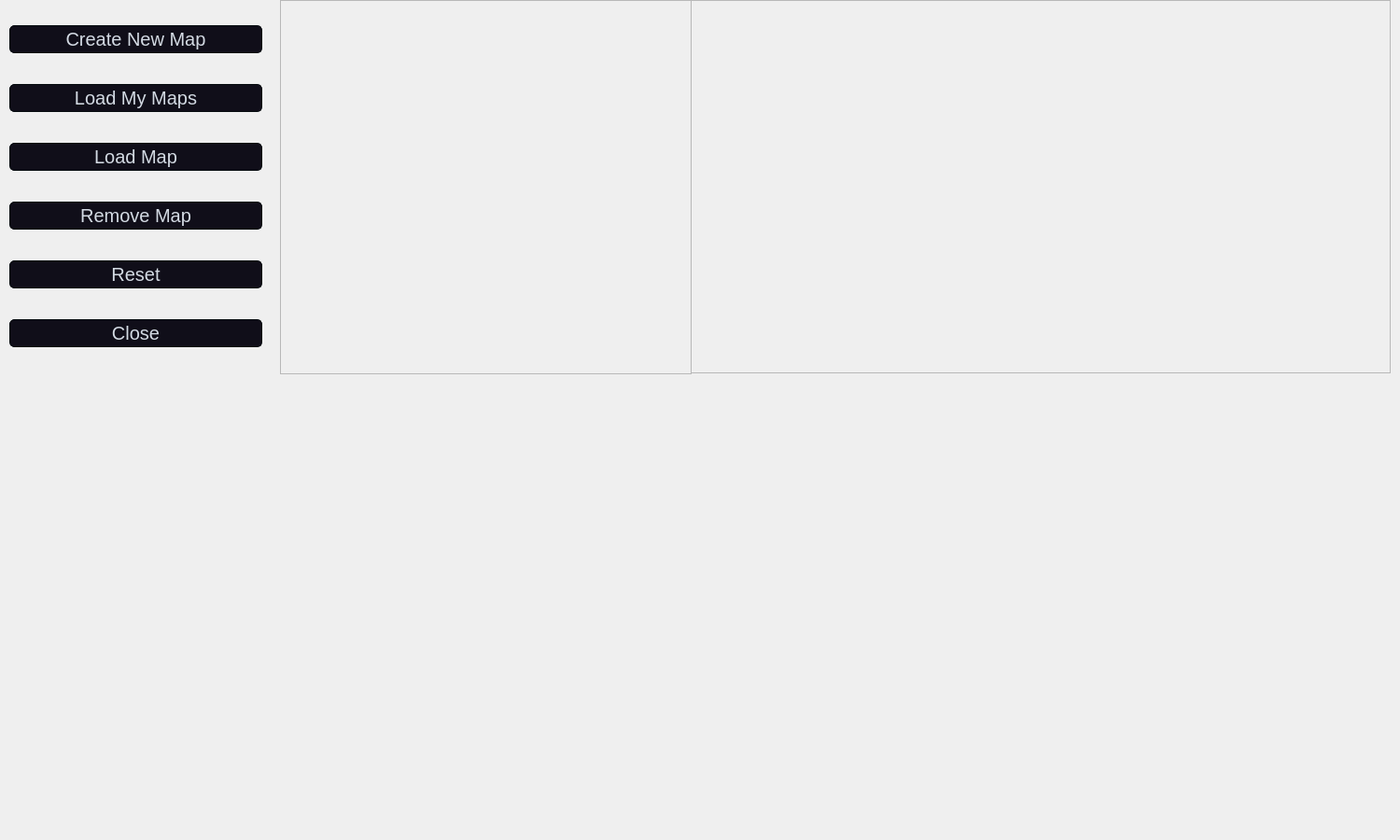
<?xml version="1.0" encoding="UTF-8"?>
<ui version="4.0">
 <class>MainWindow</class>
 <widget class="QMainWindow" name="MainWindow">
  <property name="geometry">
   <rect>
    <x>0</x>
    <y>0</y>
    <width>1500</width>
    <height>900</height>
   </rect>
  </property>
  <property name="minimumSize">
   <size>
    <width>1500</width>
    <height>900</height>
   </size>
  </property>
  <property name="maximumSize">
   <size>
    <width>1500</width>
    <height>900</height>
   </size>
  </property>
  <property name="windowTitle">
   <string>Skeyd</string>
  </property>
  <property name="styleSheet">
   <string notr="true">/*
Neon Style Sheet for QT Applications (QpushButton)
Author: Jaime A. Quiroga P.
Company: GTRONICK
Last updated: 24/10/2020, 15:42.
Available at: https://github.com/GTRONICK/QSS/blob/master/NeonButtons.qss
*/
QPushButton{
	border-style: solid;
	border-color: #050a0e;
	border-width: 1px;
	border-radius: 5px;
	color: #d3dae3;
	padding: 2px;
	background-color: #100E19;
}
QPushButton::default{
	border-style: solid;
	border-color: #050a0e;
	border-width: 1px;
	border-radius: 5px;
	color: #FFFFFF;
	padding: 2px;
	background-color: #151a1e;
}
QPushButton:hover{
	border-style: solid;
	border-top-color: qlineargradient(spread:pad, x1:0, y1:1, x2:1, y2:1, stop:0 #C0DB50, stop:0.4 #C0DB50, stop:0.5 #100E19, stop:1 #100E19);
    border-bottom-color: qlineargradient(spread:pad, x1:0, y1:1, x2:1, y2:1, stop:0 #100E19, stop:0.5 #100E19, stop:0.6 #C0DB50, stop:1 #C0DB50);
    border-left-color: qlineargradient(spread:pad, x1:0, y1:0, x2:0, y2:1, stop:0 #C0DB50, stop:0.3 #C0DB50, stop:0.7 #100E19, stop:1 #100E19);
    border-right-color: qlineargradient(spread:pad, x1:0, y1:1, x2:0, y2:0, stop:0 #C0DB50, stop:0.3 #C0DB50, stop:0.7 #100E19, stop:1 #100E19);
	border-width: 2px;
    border-radius: 1px;
	color: #d3dae3;
	padding: 2px;
}
QPushButton:pressed{
	border-style: solid;
	border-top-color: qlineargradient(spread:pad, x1:0, y1:1, x2:1, y2:1, stop:0 #d33af1, stop:0.4 #d33af1, stop:0.5 #100E19, stop:1 #100E19);
    border-bottom-color: qlineargradient(spread:pad, x1:0, y1:1, x2:1, y2:1, stop:0 #100E19, stop:0.5 #100E19, stop:0.6 #d33af1, stop:1 #d33af1);
    border-left-color: qlineargradient(spread:pad, x1:0, y1:0, x2:0, y2:1, stop:0 #d33af1, stop:0.3 #d33af1, stop:0.7 #100E19, stop:1 #100E19);
    border-right-color: qlineargradient(spread:pad, x1:0, y1:1, x2:0, y2:0, stop:0 #d33af1, stop:0.3 #d33af1, stop:0.7 #100E19, stop:1 #100E19);
	border-width: 2px;
    border-radius: 1px;
	color: #d3dae3;
	padding: 2px;
}</string>
  </property>
  <widget class="QWidget" name="centralwidget">
   <widget class="QScrollArea" name="scrollArea">
    <property name="geometry">
     <rect>
      <x>740</x>
      <y>0</y>
      <width>750</width>
      <height>400</height>
     </rect>
    </property>
    <property name="autoFillBackground">
     <bool>true</bool>
    </property>
    <property name="styleSheet">
     <string notr="true">/*
Neon Style Sheet for QT Applications (QpushButton)
Author: Jaime A. Quiroga P.
Company: GTRONICK
Last updated: 24/10/2020, 15:42.
Available at: https://github.com/GTRONICK/QSS/blob/master/NeonButtons.qss
*/
QPushButton{
	border-style: solid;
	border-color: #050a0e;
	border-width: 1px;
	border-radius: 5px;
	color: #d3dae3;
	padding: 2px;
	background-color: #100E19;
}
QPushButton::default{
	border-style: solid;
	border-color: #050a0e;
	border-width: 1px;
	border-radius: 5px;
	color: #FFFFFF;
	padding: 2px;
	background-color: #151a1e;
}
QPushButton:hover{
	border-style: solid;
	border-top-color: qlineargradient(spread:pad, x1:0, y1:1, x2:1, y2:1, stop:0 #C0DB50, stop:0.4 #C0DB50, stop:0.5 #100E19, stop:1 #100E19);
    border-bottom-color: qlineargradient(spread:pad, x1:0, y1:1, x2:1, y2:1, stop:0 #100E19, stop:0.5 #100E19, stop:0.6 #C0DB50, stop:1 #C0DB50);
    border-left-color: qlineargradient(spread:pad, x1:0, y1:0, x2:0, y2:1, stop:0 #C0DB50, stop:0.3 #C0DB50, stop:0.7 #100E19, stop:1 #100E19);
    border-right-color: qlineargradient(spread:pad, x1:0, y1:1, x2:0, y2:0, stop:0 #C0DB50, stop:0.3 #C0DB50, stop:0.7 #100E19, stop:1 #100E19);
	border-width: 2px;
    border-radius: 1px;
	color: #d3dae3;
	padding: 2px;
}
QPushButton:pressed{
	border-style: solid;
	border-top-color: qlineargradient(spread:pad, x1:0, y1:1, x2:1, y2:1, stop:0 #d33af1, stop:0.4 #d33af1, stop:0.5 #100E19, stop:1 #100E19);
    border-bottom-color: qlineargradient(spread:pad, x1:0, y1:1, x2:1, y2:1, stop:0 #100E19, stop:0.5 #100E19, stop:0.6 #d33af1, stop:1 #d33af1);
    border-left-color: qlineargradient(spread:pad, x1:0, y1:0, x2:0, y2:1, stop:0 #d33af1, stop:0.3 #d33af1, stop:0.7 #100E19, stop:1 #100E19);
    border-right-color: qlineargradient(spread:pad, x1:0, y1:1, x2:0, y2:0, stop:0 #d33af1, stop:0.3 #d33af1, stop:0.7 #100E19, stop:1 #100E19);
	border-width: 2px;
    border-radius: 1px;
	color: #d3dae3;
	padding: 2px;
}</string>
    </property>
    <property name="widgetResizable">
     <bool>true</bool>
    </property>
    <widget class="QWidget" name="scrollAreaWidgetContents">
     <property name="geometry">
      <rect>
       <x>0</x>
       <y>0</y>
       <width>748</width>
       <height>398</height>
      </rect>
     </property>
     <property name="styleSheet">
      <string notr="true">/*
Neon Style Sheet for QT Applications (QpushButton)
Author: Jaime A. Quiroga P.
Company: GTRONICK
Last updated: 24/10/2020, 15:42.
Available at: https://github.com/GTRONICK/QSS/blob/master/NeonButtons.qss
*/
QPushButton{
	border-style: solid;
	border-color: #050a0e;
	border-width: 1px;
	border-radius: 5px;
	color: #d3dae3;
	padding: 2px;
	background-color: #100E19;
}
QPushButton::default{
	border-style: solid;
	border-color: #050a0e;
	border-width: 1px;
	border-radius: 5px;
	color: #FFFFFF;
	padding: 2px;
	background-color: #151a1e;
}
QPushButton:hover{
	border-style: solid;
	border-top-color: qlineargradient(spread:pad, x1:0, y1:1, x2:1, y2:1, stop:0 #C0DB50, stop:0.4 #C0DB50, stop:0.5 #100E19, stop:1 #100E19);
    border-bottom-color: qlineargradient(spread:pad, x1:0, y1:1, x2:1, y2:1, stop:0 #100E19, stop:0.5 #100E19, stop:0.6 #C0DB50, stop:1 #C0DB50);
    border-left-color: qlineargradient(spread:pad, x1:0, y1:0, x2:0, y2:1, stop:0 #C0DB50, stop:0.3 #C0DB50, stop:0.7 #100E19, stop:1 #100E19);
    border-right-color: qlineargradient(spread:pad, x1:0, y1:1, x2:0, y2:0, stop:0 #C0DB50, stop:0.3 #C0DB50, stop:0.7 #100E19, stop:1 #100E19);
	border-width: 2px;
    border-radius: 1px;
	color: #d3dae3;
	padding: 2px;
}
QPushButton:pressed{
	border-style: solid;
	border-top-color: qlineargradient(spread:pad, x1:0, y1:1, x2:1, y2:1, stop:0 #d33af1, stop:0.4 #d33af1, stop:0.5 #100E19, stop:1 #100E19);
    border-bottom-color: qlineargradient(spread:pad, x1:0, y1:1, x2:1, y2:1, stop:0 #100E19, stop:0.5 #100E19, stop:0.6 #d33af1, stop:1 #d33af1);
    border-left-color: qlineargradient(spread:pad, x1:0, y1:0, x2:0, y2:1, stop:0 #d33af1, stop:0.3 #d33af1, stop:0.7 #100E19, stop:1 #100E19);
    border-right-color: qlineargradient(spread:pad, x1:0, y1:1, x2:0, y2:0, stop:0 #d33af1, stop:0.3 #d33af1, stop:0.7 #100E19, stop:1 #100E19);
	border-width: 2px;
    border-radius: 1px;
	color: #d3dae3;
	padding: 2px;
}</string>
     </property>
    </widget>
   </widget>
   <widget class="QWidget" name="layoutWidget">
    <property name="geometry">
     <rect>
      <x>10</x>
      <y>0</y>
      <width>271</width>
      <height>401</height>
     </rect>
    </property>
    <layout class="QVBoxLayout" name="verticalLayout">
     <item>
      <widget class="QPushButton" name="CreateNewMap">
       <property name="font">
        <font>
         <pointsize>15</pointsize>
        </font>
       </property>
       <property name="mouseTracking">
        <bool>true</bool>
       </property>
       <property name="styleSheet">
        <string notr="true">/*
Neon Style Sheet for QT Applications (QpushButton)
Author: Jaime A. Quiroga P.
Company: GTRONICK
Last updated: 24/10/2020, 15:42.
Available at: https://github.com/GTRONICK/QSS/blob/master/NeonButtons.qss
*/
QPushButton{
	border-style: solid;
	border-color: #050a0e;
	border-width: 1px;
	border-radius: 5px;
	color: #d3dae3;
	padding: 2px;
	background-color: #100E19;
}
QPushButton::default{
	border-style: solid;
	border-color: #050a0e;
	border-width: 1px;
	border-radius: 5px;
	color: #FFFFFF;
	padding: 2px;
	background-color: #151a1e;
}
QPushButton:hover{
	border-style: solid;
	border-top-color: qlineargradient(spread:pad, x1:0, y1:1, x2:1, y2:1, stop:0 #C0DB50, stop:0.4 #C0DB50, stop:0.5 #100E19, stop:1 #100E19);
    border-bottom-color: qlineargradient(spread:pad, x1:0, y1:1, x2:1, y2:1, stop:0 #100E19, stop:0.5 #100E19, stop:0.6 #C0DB50, stop:1 #C0DB50);
    border-left-color: qlineargradient(spread:pad, x1:0, y1:0, x2:0, y2:1, stop:0 #C0DB50, stop:0.3 #C0DB50, stop:0.7 #100E19, stop:1 #100E19);
    border-right-color: qlineargradient(spread:pad, x1:0, y1:1, x2:0, y2:0, stop:0 #C0DB50, stop:0.3 #C0DB50, stop:0.7 #100E19, stop:1 #100E19);
	border-width: 2px;
    border-radius: 1px;
	color: #d3dae3;
	padding: 2px;
}
QPushButton:pressed{
	border-style: solid;
	border-top-color: qlineargradient(spread:pad, x1:0, y1:1, x2:1, y2:1, stop:0 #d33af1, stop:0.4 #d33af1, stop:0.5 #100E19, stop:1 #100E19);
    border-bottom-color: qlineargradient(spread:pad, x1:0, y1:1, x2:1, y2:1, stop:0 #100E19, stop:0.5 #100E19, stop:0.6 #d33af1, stop:1 #d33af1);
    border-left-color: qlineargradient(spread:pad, x1:0, y1:0, x2:0, y2:1, stop:0 #d33af1, stop:0.3 #d33af1, stop:0.7 #100E19, stop:1 #100E19);
    border-right-color: qlineargradient(spread:pad, x1:0, y1:1, x2:0, y2:0, stop:0 #d33af1, stop:0.3 #d33af1, stop:0.7 #100E19, stop:1 #100E19);
	border-width: 2px;
    border-radius: 1px;
	color: #d3dae3;
	padding: 2px;
}</string>
       </property>
       <property name="text">
        <string>Create New Map</string>
       </property>
       <property name="checkable">
        <bool>false</bool>
       </property>
      </widget>
     </item>
     <item>
      <widget class="QPushButton" name="LoadMyMaps">
       <property name="font">
        <font>
         <pointsize>15</pointsize>
        </font>
       </property>
       <property name="styleSheet">
        <string notr="true">/*
Neon Style Sheet for QT Applications (QpushButton)
Author: Jaime A. Quiroga P.
Company: GTRONICK
Last updated: 24/10/2020, 15:42.
Available at: https://github.com/GTRONICK/QSS/blob/master/NeonButtons.qss
*/
QPushButton{
	border-style: solid;
	border-color: #050a0e;
	border-width: 1px;
	border-radius: 5px;
	color: #d3dae3;
	padding: 2px;
	background-color: #100E19;
}
QPushButton::default{
	border-style: solid;
	border-color: #050a0e;
	border-width: 1px;
	border-radius: 5px;
	color: #FFFFFF;
	padding: 2px;
	background-color: #151a1e;
}
QPushButton:hover{
	border-style: solid;
	border-top-color: qlineargradient(spread:pad, x1:0, y1:1, x2:1, y2:1, stop:0 #C0DB50, stop:0.4 #C0DB50, stop:0.5 #100E19, stop:1 #100E19);
    border-bottom-color: qlineargradient(spread:pad, x1:0, y1:1, x2:1, y2:1, stop:0 #100E19, stop:0.5 #100E19, stop:0.6 #C0DB50, stop:1 #C0DB50);
    border-left-color: qlineargradient(spread:pad, x1:0, y1:0, x2:0, y2:1, stop:0 #C0DB50, stop:0.3 #C0DB50, stop:0.7 #100E19, stop:1 #100E19);
    border-right-color: qlineargradient(spread:pad, x1:0, y1:1, x2:0, y2:0, stop:0 #C0DB50, stop:0.3 #C0DB50, stop:0.7 #100E19, stop:1 #100E19);
	border-width: 2px;
    border-radius: 1px;
	color: #d3dae3;
	padding: 2px;
}
QPushButton:pressed{
	border-style: solid;
	border-top-color: qlineargradient(spread:pad, x1:0, y1:1, x2:1, y2:1, stop:0 #d33af1, stop:0.4 #d33af1, stop:0.5 #100E19, stop:1 #100E19);
    border-bottom-color: qlineargradient(spread:pad, x1:0, y1:1, x2:1, y2:1, stop:0 #100E19, stop:0.5 #100E19, stop:0.6 #d33af1, stop:1 #d33af1);
    border-left-color: qlineargradient(spread:pad, x1:0, y1:0, x2:0, y2:1, stop:0 #d33af1, stop:0.3 #d33af1, stop:0.7 #100E19, stop:1 #100E19);
    border-right-color: qlineargradient(spread:pad, x1:0, y1:1, x2:0, y2:0, stop:0 #d33af1, stop:0.3 #d33af1, stop:0.7 #100E19, stop:1 #100E19);
	border-width: 2px;
    border-radius: 1px;
	color: #d3dae3;
	padding: 2px;
}</string>
       </property>
       <property name="text">
        <string>Load My Maps</string>
       </property>
       <property name="checkable">
        <bool>false</bool>
       </property>
      </widget>
     </item>
     <item>
      <widget class="QPushButton" name="LoadMap">
       <property name="sizePolicy">
        <sizepolicy hsizetype="Minimum" vsizetype="Maximum">
         <horstretch>0</horstretch>
         <verstretch>0</verstretch>
        </sizepolicy>
       </property>
       <property name="minimumSize">
        <size>
         <width>0</width>
         <height>0</height>
        </size>
       </property>
       <property name="font">
        <font>
         <pointsize>15</pointsize>
         <bold>false</bold>
         <underline>false</underline>
         <strikeout>false</strikeout>
         <kerning>true</kerning>
        </font>
       </property>
       <property name="styleSheet">
        <string notr="true">/*
Neon Style Sheet for QT Applications (QpushButton)
Author: Jaime A. Quiroga P.
Company: GTRONICK
Last updated: 24/10/2020, 15:42.
Available at: https://github.com/GTRONICK/QSS/blob/master/NeonButtons.qss
*/
QPushButton{
	border-style: solid;
	border-color: #050a0e;
	border-width: 1px;
	border-radius: 5px;
	color: #d3dae3;
	padding: 2px;
	background-color: #100E19;
}
QPushButton::default{
	border-style: solid;
	border-color: #050a0e;
	border-width: 1px;
	border-radius: 5px;
	color: #FFFFFF;
	padding: 2px;
	background-color: #151a1e;
}
QPushButton:hover{
	border-style: solid;
	border-top-color: qlineargradient(spread:pad, x1:0, y1:1, x2:1, y2:1, stop:0 #C0DB50, stop:0.4 #C0DB50, stop:0.5 #100E19, stop:1 #100E19);
    border-bottom-color: qlineargradient(spread:pad, x1:0, y1:1, x2:1, y2:1, stop:0 #100E19, stop:0.5 #100E19, stop:0.6 #C0DB50, stop:1 #C0DB50);
    border-left-color: qlineargradient(spread:pad, x1:0, y1:0, x2:0, y2:1, stop:0 #C0DB50, stop:0.3 #C0DB50, stop:0.7 #100E19, stop:1 #100E19);
    border-right-color: qlineargradient(spread:pad, x1:0, y1:1, x2:0, y2:0, stop:0 #C0DB50, stop:0.3 #C0DB50, stop:0.7 #100E19, stop:1 #100E19);
	border-width: 2px;
    border-radius: 1px;
	color: #d3dae3;
	padding: 2px;
}
QPushButton:pressed{
	border-style: solid;
	border-top-color: qlineargradient(spread:pad, x1:0, y1:1, x2:1, y2:1, stop:0 #d33af1, stop:0.4 #d33af1, stop:0.5 #100E19, stop:1 #100E19);
    border-bottom-color: qlineargradient(spread:pad, x1:0, y1:1, x2:1, y2:1, stop:0 #100E19, stop:0.5 #100E19, stop:0.6 #d33af1, stop:1 #d33af1);
    border-left-color: qlineargradient(spread:pad, x1:0, y1:0, x2:0, y2:1, stop:0 #d33af1, stop:0.3 #d33af1, stop:0.7 #100E19, stop:1 #100E19);
    border-right-color: qlineargradient(spread:pad, x1:0, y1:1, x2:0, y2:0, stop:0 #d33af1, stop:0.3 #d33af1, stop:0.7 #100E19, stop:1 #100E19);
	border-width: 2px;
    border-radius: 1px;
	color: #d3dae3;
	padding: 2px;
}</string>
       </property>
       <property name="text">
        <string>Load Map</string>
       </property>
       <property name="checkable">
        <bool>false</bool>
       </property>
       <property name="autoRepeat">
        <bool>false</bool>
       </property>
       <property name="autoDefault">
        <bool>false</bool>
       </property>
       <property name="default">
        <bool>false</bool>
       </property>
      </widget>
     </item>
     <item>
      <widget class="QPushButton" name="RemoveConfigFile">
       <property name="font">
        <font>
         <pointsize>15</pointsize>
        </font>
       </property>
       <property name="styleSheet">
        <string notr="true">/*
Neon Style Sheet for QT Applications (QpushButton)
Author: Jaime A. Quiroga P.
Company: GTRONICK
Last updated: 24/10/2020, 15:42.
Available at: https://github.com/GTRONICK/QSS/blob/master/NeonButtons.qss
*/
QPushButton{
	border-style: solid;
	border-color: #050a0e;
	border-width: 1px;
	border-radius: 5px;
	color: #d3dae3;
	padding: 2px;
	background-color: #100E19;
}
QPushButton::default{
	border-style: solid;
	border-color: #050a0e;
	border-width: 1px;
	border-radius: 5px;
	color: #FFFFFF;
	padding: 2px;
	background-color: #151a1e;
}
QPushButton:hover{
	border-style: solid;
	border-top-color: qlineargradient(spread:pad, x1:0, y1:1, x2:1, y2:1, stop:0 #C0DB50, stop:0.4 #C0DB50, stop:0.5 #100E19, stop:1 #100E19);
    border-bottom-color: qlineargradient(spread:pad, x1:0, y1:1, x2:1, y2:1, stop:0 #100E19, stop:0.5 #100E19, stop:0.6 #C0DB50, stop:1 #C0DB50);
    border-left-color: qlineargradient(spread:pad, x1:0, y1:0, x2:0, y2:1, stop:0 #C0DB50, stop:0.3 #C0DB50, stop:0.7 #100E19, stop:1 #100E19);
    border-right-color: qlineargradient(spread:pad, x1:0, y1:1, x2:0, y2:0, stop:0 #C0DB50, stop:0.3 #C0DB50, stop:0.7 #100E19, stop:1 #100E19);
	border-width: 2px;
    border-radius: 1px;
	color: #d3dae3;
	padding: 2px;
}
QPushButton:pressed{
	border-style: solid;
	border-top-color: qlineargradient(spread:pad, x1:0, y1:1, x2:1, y2:1, stop:0 #d33af1, stop:0.4 #d33af1, stop:0.5 #100E19, stop:1 #100E19);
    border-bottom-color: qlineargradient(spread:pad, x1:0, y1:1, x2:1, y2:1, stop:0 #100E19, stop:0.5 #100E19, stop:0.6 #d33af1, stop:1 #d33af1);
    border-left-color: qlineargradient(spread:pad, x1:0, y1:0, x2:0, y2:1, stop:0 #d33af1, stop:0.3 #d33af1, stop:0.7 #100E19, stop:1 #100E19);
    border-right-color: qlineargradient(spread:pad, x1:0, y1:1, x2:0, y2:0, stop:0 #d33af1, stop:0.3 #d33af1, stop:0.7 #100E19, stop:1 #100E19);
	border-width: 2px;
    border-radius: 1px;
	color: #d3dae3;
	padding: 2px;
}</string>
       </property>
       <property name="text">
        <string>Remove Map</string>
       </property>
      </widget>
     </item>
     <item>
      <widget class="QPushButton" name="Reset">
       <property name="font">
        <font>
         <pointsize>15</pointsize>
        </font>
       </property>
       <property name="styleSheet">
        <string notr="true">/*
Neon Style Sheet for QT Applications (QpushButton)
Author: Jaime A. Quiroga P.
Company: GTRONICK
Last updated: 24/10/2020, 15:42.
Available at: https://github.com/GTRONICK/QSS/blob/master/NeonButtons.qss
*/
QPushButton{
	border-style: solid;
	border-color: #050a0e;
	border-width: 1px;
	border-radius: 5px;
	color: #d3dae3;
	padding: 2px;
	background-color: #100E19;
}
QPushButton::default{
	border-style: solid;
	border-color: #050a0e;
	border-width: 1px;
	border-radius: 5px;
	color: #FFFFFF;
	padding: 2px;
	background-color: #151a1e;
}
QPushButton:hover{
	border-style: solid;
	border-top-color: qlineargradient(spread:pad, x1:0, y1:1, x2:1, y2:1, stop:0 #C0DB50, stop:0.4 #C0DB50, stop:0.5 #100E19, stop:1 #100E19);
    border-bottom-color: qlineargradient(spread:pad, x1:0, y1:1, x2:1, y2:1, stop:0 #100E19, stop:0.5 #100E19, stop:0.6 #C0DB50, stop:1 #C0DB50);
    border-left-color: qlineargradient(spread:pad, x1:0, y1:0, x2:0, y2:1, stop:0 #C0DB50, stop:0.3 #C0DB50, stop:0.7 #100E19, stop:1 #100E19);
    border-right-color: qlineargradient(spread:pad, x1:0, y1:1, x2:0, y2:0, stop:0 #C0DB50, stop:0.3 #C0DB50, stop:0.7 #100E19, stop:1 #100E19);
	border-width: 2px;
    border-radius: 1px;
	color: #d3dae3;
	padding: 2px;
}
QPushButton:pressed{
	border-style: solid;
	border-top-color: qlineargradient(spread:pad, x1:0, y1:1, x2:1, y2:1, stop:0 #d33af1, stop:0.4 #d33af1, stop:0.5 #100E19, stop:1 #100E19);
    border-bottom-color: qlineargradient(spread:pad, x1:0, y1:1, x2:1, y2:1, stop:0 #100E19, stop:0.5 #100E19, stop:0.6 #d33af1, stop:1 #d33af1);
    border-left-color: qlineargradient(spread:pad, x1:0, y1:0, x2:0, y2:1, stop:0 #d33af1, stop:0.3 #d33af1, stop:0.7 #100E19, stop:1 #100E19);
    border-right-color: qlineargradient(spread:pad, x1:0, y1:1, x2:0, y2:0, stop:0 #d33af1, stop:0.3 #d33af1, stop:0.7 #100E19, stop:1 #100E19);
	border-width: 2px;
    border-radius: 1px;
	color: #d3dae3;
	padding: 2px;
}</string>
       </property>
       <property name="text">
        <string>Reset</string>
       </property>
      </widget>
     </item>
     <item>
      <widget class="QPushButton" name="CloseWindow">
       <property name="font">
        <font>
         <pointsize>15</pointsize>
        </font>
       </property>
       <property name="styleSheet">
        <string notr="true">/*
Neon Style Sheet for QT Applications (QpushButton)
Author: Jaime A. Quiroga P.
Company: GTRONICK
Last updated: 24/10/2020, 15:42.
Available at: https://github.com/GTRONICK/QSS/blob/master/NeonButtons.qss
*/
QPushButton{
	border-style: solid;
	border-color: #050a0e;
	border-width: 1px;
	border-radius: 5px;
	color: #d3dae3;
	padding: 2px;
	background-color: #100E19;
}
QPushButton::default{
	border-style: solid;
	border-color: #050a0e;
	border-width: 1px;
	border-radius: 5px;
	color: #FFFFFF;
	padding: 2px;
	background-color: #151a1e;
}
QPushButton:hover{
	border-style: solid;
	border-top-color: qlineargradient(spread:pad, x1:0, y1:1, x2:1, y2:1, stop:0 #C0DB50, stop:0.4 #C0DB50, stop:0.5 #100E19, stop:1 #100E19);
    border-bottom-color: qlineargradient(spread:pad, x1:0, y1:1, x2:1, y2:1, stop:0 #100E19, stop:0.5 #100E19, stop:0.6 #C0DB50, stop:1 #C0DB50);
    border-left-color: qlineargradient(spread:pad, x1:0, y1:0, x2:0, y2:1, stop:0 #C0DB50, stop:0.3 #C0DB50, stop:0.7 #100E19, stop:1 #100E19);
    border-right-color: qlineargradient(spread:pad, x1:0, y1:1, x2:0, y2:0, stop:0 #C0DB50, stop:0.3 #C0DB50, stop:0.7 #100E19, stop:1 #100E19);
	border-width: 2px;
    border-radius: 1px;
	color: #d3dae3;
	padding: 2px;
}
QPushButton:pressed{
	border-style: solid;
	border-top-color: qlineargradient(spread:pad, x1:0, y1:1, x2:1, y2:1, stop:0 #d33af1, stop:0.4 #d33af1, stop:0.5 #100E19, stop:1 #100E19);
    border-bottom-color: qlineargradient(spread:pad, x1:0, y1:1, x2:1, y2:1, stop:0 #100E19, stop:0.5 #100E19, stop:0.6 #d33af1, stop:1 #d33af1);
    border-left-color: qlineargradient(spread:pad, x1:0, y1:0, x2:0, y2:1, stop:0 #d33af1, stop:0.3 #d33af1, stop:0.7 #100E19, stop:1 #100E19);
    border-right-color: qlineargradient(spread:pad, x1:0, y1:1, x2:0, y2:0, stop:0 #d33af1, stop:0.3 #d33af1, stop:0.7 #100E19, stop:1 #100E19);
	border-width: 2px;
    border-radius: 1px;
	color: #d3dae3;
	padding: 2px;
}</string>
       </property>
       <property name="text">
        <string>Close</string>
       </property>
       <property name="checkable">
        <bool>false</bool>
       </property>
      </widget>
     </item>
    </layout>
   </widget>
   <widget class="QScrollArea" name="scrollArea_2">
    <property name="geometry">
     <rect>
      <x>300</x>
      <y>0</y>
      <width>441</width>
      <height>401</height>
     </rect>
    </property>
    <property name="styleSheet">
     <string notr="true">/*
Neon Style Sheet for QT Applications (QpushButton)
Author: Jaime A. Quiroga P.
Company: GTRONICK
Last updated: 24/10/2020, 15:42.
Available at: https://github.com/GTRONICK/QSS/blob/master/NeonButtons.qss
*/
QPushButton{
	border-style: solid;
	border-color: #050a0e;
	border-width: 1px;
	border-radius: 5px;
	color: #d3dae3;
	padding: 2px;
	background-color: #100E19;
}
QPushButton::default{
	border-style: solid;
	border-color: #050a0e;
	border-width: 1px;
	border-radius: 5px;
	color: #FFFFFF;
	padding: 2px;
	background-color: #151a1e;
}
QPushButton:hover{
	border-style: solid;
	border-top-color: qlineargradient(spread:pad, x1:0, y1:1, x2:1, y2:1, stop:0 #C0DB50, stop:0.4 #C0DB50, stop:0.5 #100E19, stop:1 #100E19);
    border-bottom-color: qlineargradient(spread:pad, x1:0, y1:1, x2:1, y2:1, stop:0 #100E19, stop:0.5 #100E19, stop:0.6 #C0DB50, stop:1 #C0DB50);
    border-left-color: qlineargradient(spread:pad, x1:0, y1:0, x2:0, y2:1, stop:0 #C0DB50, stop:0.3 #C0DB50, stop:0.7 #100E19, stop:1 #100E19);
    border-right-color: qlineargradient(spread:pad, x1:0, y1:1, x2:0, y2:0, stop:0 #C0DB50, stop:0.3 #C0DB50, stop:0.7 #100E19, stop:1 #100E19);
	border-width: 2px;
    border-radius: 1px;
	color: #d3dae3;
	padding: 2px;
}
QPushButton:pressed{
	border-style: solid;
	border-top-color: qlineargradient(spread:pad, x1:0, y1:1, x2:1, y2:1, stop:0 #d33af1, stop:0.4 #d33af1, stop:0.5 #100E19, stop:1 #100E19);
    border-bottom-color: qlineargradient(spread:pad, x1:0, y1:1, x2:1, y2:1, stop:0 #100E19, stop:0.5 #100E19, stop:0.6 #d33af1, stop:1 #d33af1);
    border-left-color: qlineargradient(spread:pad, x1:0, y1:0, x2:0, y2:1, stop:0 #d33af1, stop:0.3 #d33af1, stop:0.7 #100E19, stop:1 #100E19);
    border-right-color: qlineargradient(spread:pad, x1:0, y1:1, x2:0, y2:0, stop:0 #d33af1, stop:0.3 #d33af1, stop:0.7 #100E19, stop:1 #100E19);
	border-width: 2px;
    border-radius: 1px;
	color: #d3dae3;
	padding: 2px;
}</string>
    </property>
    <property name="widgetResizable">
     <bool>true</bool>
    </property>
    <widget class="QWidget" name="scrollAreaWidgetContents_2">
     <property name="geometry">
      <rect>
       <x>0</x>
       <y>0</y>
       <width>439</width>
       <height>399</height>
      </rect>
     </property>
     <property name="styleSheet">
      <string notr="true">/*
 * MacOS Style Sheet for QT Applications
 * Author: Jaime A. Quiroga P.
 * Company: GTRONICK
 * Last updated: 25/12/2020, 23:10.
 * Available at: https://github.com/GTRONICK/QSS/blob/master/MacOS.qss
 */
QMainWindow {
    background-color:#ececec;
}
QPushButton, QToolButton, QCommandLinkButton{
    padding: 0 5px 0 5px;
    border-style: solid;
    border-top-color: qlineargradient(spread:pad, x1:0, y1:0, x2:0, y2:1, stop:0 #c1c9cf, stop:1 #d2d8dd);
    border-right-color: qlineargradient(spread:pad, x1:1, y1:0, x2:0, y2:0, stop:0 #c1c9cf, stop:1 #d2d8dd);
    border-bottom-color: qlineargradient(spread:pad, x1:0, y1:1, x2:0, y2:0, stop:0 #c1c9cf, stop:1 #d2d8dd);
    border-left-color: qlineargradient(spread:pad, x1:0, y1:0, x2:1, y2:0, stop:0 #c1c9cf, stop:1 #d2d8dd);
    border-width: 2px;
    border-radius: 8px;
    color: #616161;
    font-weight: bold;
    background-color: qlineargradient(spread:pad, x1:0.5, y1:0, x2:0.5, y2:1, stop:0 #fbfdfd, stop:0.5 #ffffff, stop:1 #fbfdfd);
}
QPushButton::default, QToolButton::default, QCommandLinkButton::default{
    border: 2px solid transparent;
    color: #FFFFFF;
    background-color: qlineargradient(spread:pad, x1:0.5, y1:0, x2:0.5, y2:1, stop:0 #84afe5, stop:1 #1168e4);
}
QPushButton:hover, QToolButton:hover, QCommandLinkButton:hover{
    color: #3d3d3d;
}
QPushButton:pressed, QToolButton:pressed, QCommandLinkButton:pressed{
    color: #aeaeae;
    background-color: qlineargradient(spread:pad, x1:0.5, y1:0, x2:0.5, y2:1, stop:0 #ffffff, stop:0.5 #fbfdfd, stop:1 #ffffff);
}
QPushButton:disabled, QToolButton:disabled, QCommandLinkButton:disabled{
    color: #616161;
    background-color: qlineargradient(spread:pad, x1:0.5, y1:0, x2:0.5, y2:1, stop:0 #dce7eb, stop:0.5 #e0e8eb, stop:1 #dee7ec);
}
QLineEdit, QTextEdit, QPlainTextEdit, QSpinBox, QDoubleSpinBox, QTimeEdit, QDateEdit, QDateTimeEdit {
    border-width: 2px;
    border-radius: 8px;
    border-style: solid;
    border-top-color: qlineargradient(spread:pad, x1:0.5, y1:1, x2:0.5, y2:0, stop:0 #c1c9cf, stop:1 #d2d8dd);
    border-right-color: qlineargradient(spread:pad, x1:0, y1:0, x2:1, y2:0, stop:0 #c1c9cf, stop:1 #d2d8dd);
    border-bottom-color: qlineargradient(spread:pad, x1:0.5, y1:0, x2:0.5, y2:1, stop:0 #c1c9cf, stop:1 #d2d8dd);
    border-left-color: qlineargradient(spread:pad, x1:1, y1:0, x2:0, y2:0, stop:0 #c1c9cf, stop:1 #d2d8dd);
    background-color: #f4f4f4;
    color: #3d3d3d;
}
QLineEdit:focus, QTextEdit:focus, QPlainTextEdit:focus, QSpinBox:focus, QDoubleSpinBox:focus, QTimeEdit:focus, QDateEdit:focus, QDateTimeEdit:focus {
    border-width: 2px;
    border-radius: 8px;
    border-style: solid;
    border-top-color: qlineargradient(spread:pad, x1:0.5, y1:1, x2:0.5, y2:0, stop:0 #85b7e3, stop:1 #9ec1db);
    border-right-color: qlineargradient(spread:pad, x1:0, y1:0, x2:1, y2:0, stop:0 #85b7e3, stop:1 #9ec1db);
    border-bottom-color: qlineargradient(spread:pad, x1:0.5, y1:0, x2:0.5, y2:1, stop:0 #85b7e3, stop:1 #9ec1db);
    border-left-color: qlineargradient(spread:pad, x1:1, y1:0, x2:0, y2:0, stop:0 #85b7e3, stop:1 #9ec1db);
    background-color: #f4f4f4;
    color: #3d3d3d;
}
QLineEdit:disabled, QTextEdit:disabled, QPlainTextEdit:disabled, QSpinBox:disabled, QDoubleSpinBox:disabled, QTimeEdit:disabled, QDateEdit:disabled, QDateTimeEdit:disabled {
    color: #b9b9b9;
}
QSpinBox::up-button, QDoubleSpinBox::up-button, QTimeEdit::up-button, QDateEdit::up-button, QDateTimeEdit::up-button {
    subcontrol-origin: padding;
    subcontrol-position: top right;
    width: 15px;
    color: #272727;
    border-left-width: 1px;
    border-left-color: darkgray;
    border-left-style: solid;
    border-top-right-radius: 3px;
    padding: 3px;
}
QSpinBox::down-button, QDoubleSpinBox::down-button, QTimeEdit::down-button, QDateEdit::down-button, QDateTimeEdit::down-button {
    subcontrol-origin: padding;
    subcontrol-position: bottom right;
    width: 15px;
    color: #272727;
    border-left-width: 1px;
    border-left-color: darkgray;
    border-left-style: solid;
    border-bottom-right-radius: 3px;
    padding: 3px;
}
QSpinBox::up-button:pressed, QDoubleSpinBox::up-button:pressed, QTimeEdit::up-button:pressed, QDateEdit::up-button:pressed, QDateTimeEdit::up-button:pressed {
    color: #aeaeae;
    background-color: qlineargradient(spread:pad, x1:0.5, y1:0, x2:0.5, y2:1, stop:0 #ffffff, stop:0.5 #fbfdfd, stop:1 #ffffff);
}
QSpinBox::down-button:pressed, QDoubleSpinBox::down-button:pressed, QTimeEdit::down-button:pressed, QDateEdit::down-button:pressed, QDateTimeEdit::down-button:pressed {
    color: #aeaeae;
    background-color: qlineargradient(spread:pad, x1:0.5, y1:0, x2:0.5, y2:1, stop:0 #ffffff, stop:0.5 #fbfdfd, stop:1 #ffffff);
}
QSpinBox::up-button:hover, QDoubleSpinBox::up-button:hover, QTimeEdit::up-button:hover, QDateEdit::up-button:hover, QDateTimeEdit::up-button:hover {
    color: #FFFFFF;
    border-top-right-radius: 5px;
    background-color: qlineargradient(spread:pad, x1:0.5, y1:0, x2:0.5, y2:1, stop:0 #84afe5, stop:1 #1168e4);
    
}
QSpinBox::down-button:hover, QDoubleSpinBox::down-button:hover, QTimeEdit::down-button:hover, QDateEdit::down-button:hover, QDateTimeEdit::down-button:hover {
    color: #FFFFFF;
    border-bottom-right-radius: 5px;
    background-color: qlineargradient(spread:pad, x1:0.5, y1:0, x2:0.5, y2:1, stop:0 #84afe5, stop:1 #1168e4);
}
QSpinBox::up-arrow, QDoubleSpinBox::up-arrow, QTimeEdit::up-arrow, QDateEdit::up-arrow, QDateTimeEdit::up-arrow {
    image: url(/usr/share/icons/Adwaita/16x16/actions/go-up-symbolic.symbolic.png);
}
QSpinBox::down-arrow, QDoubleSpinBox::down-arrow, QTimeEdit::down-arrow, QDateEdit::down-arrow, QDateTimeEdit::down-arrow {
    image: url(/usr/share/icons/Adwaita/16x16/actions/go-down-symbolic.symbolic.png);
}
QProgressBar {
    max-height: 8px;
    text-align: center;
    font: italic bold 11px;
    color: #3d3d3d;
    border: 1px solid transparent;
    border-radius:4px;
    background-color: qlineargradient(spread:pad, x1:0, y1:0, x2:0, y2:1, stop:0 #ddd5d5, stop:0.5 #dad3d3, stop:1 #ddd5d5);
}
QProgressBar::chunk {
    background-color: qlineargradient(spread:pad, x1:0, y1:0, x2:0, y2:1, stop:0 #467dd1, stop:0.5 #3b88fc, stop:1 #467dd1);
    border-radius: 4px;
}
QProgressBar:disabled {
    color: #616161;
}
QProgressBar::chunk:disabled {
    background-color: #aeaeae;
}
QSlider::groove {
    border: 1px solid #bbbbbb;
    background-color: #52595d;
    border-radius: 4px;
}
QSlider::groove:horizontal {
    height: 6px;
}
QSlider::groove:vertical {
    width: 6px;
}
QSlider::handle:horizontal {
    background: #ffffff;
    border-style: solid;
    border-width: 1px;
    border-color: rgb(207,207,207);
    width: 12px;
    margin: -5px 0;
    border-radius: 7px;
}
QSlider::handle:vertical {
    background: #ffffff;
    border-style: solid;
    border-width: 1px;
    border-color: rgb(207,207,207);
    height: 12px;
    margin: 0 -5px;
    border-radius: 7px;
}
QSlider::add-page, QSlider::sub-page {
    border: 1px transparent;
    background-color: #52595d;
    border-radius: 4px;
}
QSlider::add-page:horizontal {
    background: qlineargradient(spread:pad, x1:0, y1:0, x2:0, y2:1, stop:0 #ddd5d5, stop:0.5 #dad3d3, stop:1 #ddd5d5);
}
QSlider::sub-page:horizontal {
    background-color: qlineargradient(spread:pad, x1:0, y1:0, x2:1, y2:0, stop:0 #467dd1, stop:0.5 #3b88fc, stop:1 #467dd1);
}
QSlider::add-page:vertical {
    background-color: qlineargradient(spread:pad, x1:0, y1:0, x2:0, y2:1, stop:0 #467dd1, stop:0.5 #3b88fc, stop:1 #467dd1);
}
QSlider::sub-page:vertical {
    background: qlineargradient(spread:pad, x1:0, y1:0, x2:1, y2:0, stop:0 #ddd5d5, stop:0.5 #dad3d3, stop:1 #ddd5d5);
}
QSlider::add-page:horizontal:disabled, QSlider::sub-page:horizontal:disabled, QSlider::add-page:vertical:disabled, QSlider::sub-page:vertical:disabled {
    background: #b9b9b9;
}
QComboBox, QFontComboBox {
    border-width: 2px;
    border-radius: 8px;
    border-style: solid;
    border-top-color: qlineargradient(spread:pad, x1:0.5, y1:1, x2:0.5, y2:0, stop:0 #c1c9cf, stop:1 #d2d8dd);
    border-right-color: qlineargradient(spread:pad, x1:0, y1:0, x2:1, y2:0, stop:0 #c1c9cf, stop:1 #d2d8dd);
    border-bottom-color: qlineargradient(spread:pad, x1:0.5, y1:0, x2:0.5, y2:1, stop:0 #c1c9cf, stop:1 #d2d8dd);
    border-left-color: qlineargradient(spread:pad, x1:1, y1:0, x2:0, y2:0, stop:0 #c1c9cf, stop:1 #d2d8dd);
    background-color: #f4f4f4;
    color: #272727;
    padding-left: 5px;
}
QComboBox:editable, QComboBox:!editable, QComboBox::drop-down:editable, QComboBox:!editable:on, QComboBox::drop-down:editable:on {
    background: #ffffff;
}
QComboBox::drop-down {
    subcontrol-origin: padding;
    subcontrol-position: top right;
    width: 15px;
    color: #272727;
    border-left-width: 1px;
    border-left-color: darkgray;
    border-left-style: solid;
    border-top-right-radius: 3px;
    border-bottom-right-radius: 3px;
}
QComboBox::down-arrow {
    image: url(/usr/share/icons/Adwaita/16x16/actions/go-down-symbolic.symbolic.png); /*Adawaita icon thene*/
}

QComboBox::down-arrow:on {
    top: 1px;
    left: 1px;
}
QComboBox QAbstractItemView {
    border: 1px solid darkgray;
    border-radius: 8px;
    selection-background-color: #dadada;
    selection-color: #272727;
    color: #272727;
    background: white;
}
QLabel, QCheckBox, QRadioButton {
    color: #272727;
}
QCheckBox {
    padding: 2px;
}
QCheckBox:disabled, QRadioButton:disabled {
    color: #808086;
    padding: 2px;
}

QCheckBox:hover {
    border-radius:4px;
    border-style:solid;
    padding-left: 1px;
    padding-right: 1px;
    padding-bottom: 1px;
    padding-top: 1px;
    border-width:1px;
    border-color: transparent;
}
QCheckBox::indicator:checked {
    image: url(/usr/share/icons/Adwaita/16x16/actions/object-select-symbolic.symbolic.png);
    height: 15px;
    width: 15px;
    border-style:solid;
    border-width: 1px;
    border-color: #48a5fd;
    color: #ffffff;
    border-radius: 3px;
    background-color: qlineargradient(spread:pad, x1:0, y1:0, x2:0, y2:1, stop:0 #48a5fd, stop:0.5 #329cfb, stop:1 #48a5fd);
}
QCheckBox::indicator:unchecked {
    
    height: 15px;
    width: 15px;
    border-style:solid;
    border-width: 1px;
    border-color: #48a5fd;
    border-radius: 3px;
    background-color: #fbfdfa;
}
QLCDNumber {
    color: #616161;;
}
QMenuBar {
    background-color: #ececec;
}
QMenuBar::item {
    color: #616161;
    spacing: 3px;
    padding: 1px 4px;
    background-color: #ececec;
}

QMenuBar::item:selected {
    background-color: #dadada;
    color: #3d3d3d;
}
QMenu {
    background-color: #ececec;
}
QMenu::item:selected {
    background-color: #dadada;
    color: #3d3d3d;
}
QMenu::item {
    color: #616161;;
    background-color: #e0e0e0;
}
QTabWidget {
    color:rgb(0,0,0);
    background-color:#000000;
}
QTabWidget::pane {
    border-color: #050a0e;
    background-color: #e0e0e0;
    border-width: 1px;
    border-radius: 4px;
    position: absolute;
    top: -0.5em;
    padding-top: 0.5em;
}

QTabWidget::tab-bar {
    alignment: center;
}

QTabBar::tab {
    border-bottom: 1px solid #c0c0c0;
    padding: 3px;
    color: #272727;
    background-color: #fefefc;
    margin-left:0px;
}
QTabBar::tab:!last {
    border-right: 1px solid;
    border-right-color: #c0c0c0;
    border-bottom-color: #c0c0c0;
}
QTabBar::tab:first {
    border-top-left-radius: 4px;
    border-bottom-left-radius: 4px;
}
QTabBar::tab:last {
    border-top-right-radius: 4px;
    border-bottom-right-radius: 4px;
}
QTabBar::tab:selected, QTabBar::tab:last:selected, QTabBar::tab:hover {
    color: #FFFFFF;
    background-color: qlineargradient(spread:pad, x1:0.5, y1:0, x2:0.5, y2:1, stop:0 #84afe5, stop:1 #1168e4);
}
QRadioButton::indicator {
    height: 14px;
    width: 14px;
    border-style:solid;
    border-radius:7px;
    border-width: 1px;
}
QRadioButton::indicator:checked {
    border-color: #48a5fd;
    background-color: qradialgradient(cx:0.5, cy:0.5, radius:0.4,fx:0.5, fy:0.5, stop:0 #ffffff, stop:0.5 #ffffff, stop:0.6 #48a5fd, stop:1 #48a5fd);
}
QRadioButton::indicator:!checked {
    border-color: #a9b7c6;
    background-color: #fbfdfa;
}
QStatusBar {
    color:#027f7f;
}

QDial {
    background: #16a085;
}

QToolBox {
    color: #a9b7c6;
    background-color: #222b2e;
}
QToolBox::tab {
    color: #a9b7c6;
    background-color:#222b2e;
}
QToolBox::tab:selected {
    color: #FFFFFF;
    background-color:#222b2e;
}
QScrollArea {
    color: #FFFFFF;
    background-color:#222b2e;
}

QScrollBar:horizontal {
	max-height: 10px;
	border: 1px transparent grey;
	margin: 0px 20px 0px 20px;
	background: transparent;
}
QScrollBar:vertical {
	max-width: 10px;
	border: 1px transparent grey;
	margin: 20px 0px 20px 0px;
	background: transparent;
}
QScrollBar::handle:vertical, QScrollBar::handle:horizontal {
	background: #52595d;
	border-style: transparent;
	border-radius: 4px;
	min-height: 25px;
}
QScrollBar::handle:horizontal:hover, QScrollBar::handle:vertical:hover {
	background: qlineargradient(spread:pad, x1:0, y1:0, x2:1, y2:0, stop:0 #467dd1, stop:0.5 #3b88fc, stop:1 #467dd1);
}
QScrollBar::add-line, QScrollBar::sub-line {
    border: 2px transparent grey;
    border-radius: 4px;
    subcontrol-origin: margin;
    background: #b9b9b9;
}
QScrollBar::add-line:horizontal {
    width: 20px;
    subcontrol-position: right;
}
QScrollBar::add-line:vertical {
    height: 20px;
    subcontrol-position: bottom;
}
QScrollBar::sub-line:horizontal {
    width: 20px;
    subcontrol-position: left;
}
QScrollBar::sub-line:vertical {
    height: 20px;
    subcontrol-position: top;
}
QScrollBar::add-line:vertical:pressed, QScrollBar::add-line:horizontal:pressed, QScrollBar::sub-line:horizontal:pressed, QScrollBar::sub-line:vertical:pressed {
    background: qlineargradient(spread:pad, x1:0, y1:0, x2:1, y2:0, stop:0 #467dd1, stop:0.5 #3b88fc, stop:1 #467dd1);
}
QScrollBar::add-page:horizontal, QScrollBar::sub-page:horizontal, QScrollBar::add-page:vertical, QScrollBar::sub-page:vertical {
    background: none;
}
QScrollBar::up-arrow:vertical {
    image: url(/usr/share/icons/Adwaita/16x16/actions/go-up-symbolic.symbolic.png);
}
QScrollBar::down-arrow:vertical {
    image: url(/usr/share/icons/Adwaita/16x16/actions/go-down-symbolic.symbolic.png);
}
QScrollBar::left-arrow:horizontal {
    image: url(/usr/share/icons/Adwaita/16x16/actions/go-previous-symbolic.symbolic.png);
}
QScrollBar::right-arrow:horizontal {
    image: url(/usr/share/icons/Adwaita/16x16/actions/go-next-symbolic.symbolic.png);
}</string>
     </property>
    </widget>
   </widget>
  </widget>
 </widget>
 <resources/>
 <connections/>
</ui>
